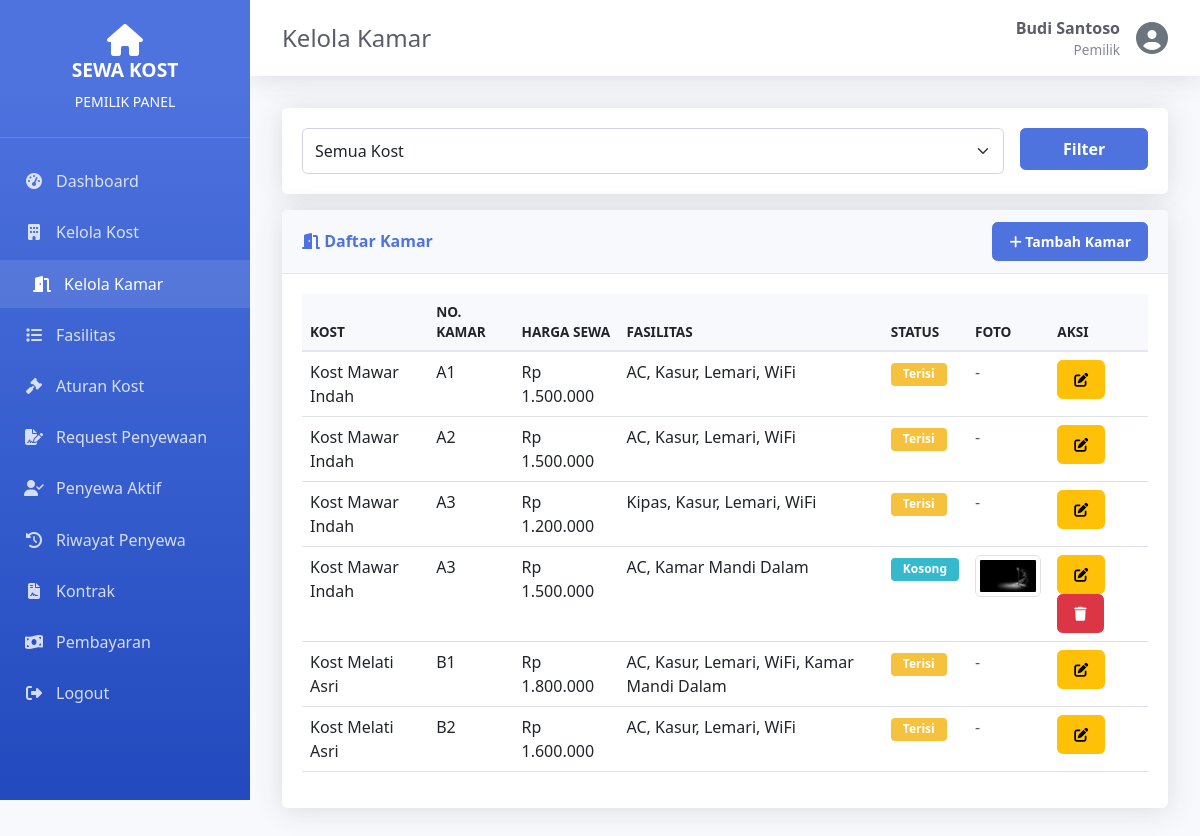
/pemilik/kamar.php (signed in), run on the app's committed database.
### tables this page shows
CREATE TABLE `kamar` (
  `id` int(11) NOT NULL AUTO_INCREMENT,
  `kost_id` int(11) NOT NULL,
  `nomor_kamar` varchar(20) NOT NULL,
  `harga_sewa` decimal(12,2) NOT NULL,
  `status` enum('Kosong','Terisi','Maintenance') DEFAULT 'Kosong',
  `foto` varchar(255) DEFAULT NULL,
  `fasilitas` text DEFAULT NULL,
  `created_at` timestamp NOT NULL DEFAULT current_timestamp(),
  PRIMARY KEY (`id`),
  KEY `kost_id` (`kost_id`),
  CONSTRAINT `kamar_ibfk_1` FOREIGN KEY (`kost_id`) REFERENCES `kost` (`id`) ON DELETE CASCADE
);

CREATE TABLE `kost` (
  `id` int(11) NOT NULL AUTO_INCREMENT,
  `pemilik_id` int(11) NOT NULL,
  `nama_kost` varchar(100) NOT NULL,
  `alamat` text NOT NULL,
  `kota` varchar(50) DEFAULT NULL,
  `deskripsi` text DEFAULT NULL,
  `foto` varchar(255) DEFAULT NULL,
  `created_at` timestamp NOT NULL DEFAULT current_timestamp(),
  PRIMARY KEY (`id`),
  KEY `pemilik_id` (`pemilik_id`),
  CONSTRAINT `kost_ibfk_1` FOREIGN KEY (`pemilik_id`) REFERENCES `users` (`id`) ON DELETE CASCADE
);

### lib/auth.php (called while the page is built, shortened)
<?php
require_once __DIR__ . '/database.php';
class Auth {
    public static function id() {
        return $_SESSION['user_id'] ?? null;
    }
}

### lib/database.php (called while the page is built, shortened)
<?php
class Database {
    private static $connection = null;
    public static function connect() {
        if (self::$connection === null) {
            self::$connection = new mysqli(DB_HOST, DB_USER, DB_PASS, DB_NAME);
            self::$connection->set_charset("utf8mb4");
        }
        return self::$connection;
    }
    public static function query($sql) {
        $conn = self::connect();
        $result = $conn->query($sql);
        return $result;
    }
    public static function fetchAll($sql) {
        $result = self::query($sql);
        $data = [];
        while ($row = $result->fetch_assoc()) {
            $data[] = $row;
        }
        return $data;
    }
}

### pemilik/kamar.php (the view, shortened to what this page needs)
<?php
require_once __DIR__ . '/../lib/auth.php';
require_once __DIR__ . '/../lib/database.php';
$userId = Auth::id();
$filter = isset($_GET['kost_id']) ? (int)$_GET['kost_id'] : 0;
$whereClause = $filter > 0 ? "AND k.kost_id = $filter" : "";
$dataKamar = Database::fetchAll("
    SELECT k.*, ks.nama_kost
    FROM kamar k
    JOIN kost ks ON k.kost_id = ks.id
    WHERE ks.pemilik_id = $userId $whereClause
    ORDER BY ks.nama_kost, k.nomor_kamar
");
include __DIR__ . '/../layout/header.php';
include __DIR__ . '/../layout/sidebar.php';
?>
<div class="card mb-3">
    <div class="card-body">
        <form method="GET" class="row g-3">
            <div class="col-md-10">
                <select name="kost_id" class="form-select">
                    <option value="0">Semua Kost</option>
                </select>
            </div>
            <div class="col-md-2">
                <button type="submit" class="btn btn-primary w-100">Filter</button>
            </div>
        </form>
    </div>
</div>
<div class="card">
    <div class="card-header d-flex justify-content-between align-items-center">
        <span><i class="fas fa-door-open"></i> Daftar Kamar</span>
        <button class="btn btn-primary btn-sm" data-bs-toggle="modal" data-bs-target="#addKamarModal">
            <i class="fas fa-plus"></i> Tambah Kamar
        </button>
    </div>
    <div class="card-body">
        <?php if (empty($dataKamar)): ?>
            <div class="alert alert-info">
                <i class="fas fa-info-circle"></i> Belum ada kamar. Silakan tambah kamar baru.
            </div>
        <?php else: ?>
            <div class="table-responsive">
                <table class="table table-hover">
                    <thead>
                        <tr>
                            <th>Kost</th>
                            <th>No. Kamar</th>
                            <th>Harga Sewa</th>
                            <th>Fasilitas</th>
                            <th>Status</th>
                            <th>Foto</th>
                            <th>Aksi</th>
                        </tr>
                    </thead>
                    <tbody>
                        <?php foreach ($dataKamar as $kamar): ?>
                            <tr>
                                <td><?php echo htmlspecialchars($kamar['nama_kost']); ?></td>
                                <td><?php echo htmlspecialchars($kamar['nomor_kamar']); ?></td>
                                <td>Rp <?php echo number_format($kamar['harga_sewa'], 0, ',', '.'); ?></td>
                                <td><?php echo htmlspecialchars($kamar['fasilitas']); ?></td>
                                <td>
                                    <span class="badge badge-status badge-<?php echo strtolower($kamar['status']); ?>">
                                        <?php echo $kamar['status']; ?>
                                    </span>
                                </td>
                                <td>
                                    <?php if ($kamar['foto']): ?>
                                        <img src="/coba_kost/uploads/kamar/<?php echo $kamar['foto']; ?>"
                                            width="80" class="img-thumbnail">
                                    <?php else: ?>
                                        <span class="text-muted">-</span>
                                    <?php endif; ?>
                                </td>
                                <td>
                                    <button class="btn btn-warning btn-sm"
                                        onclick="editKamar(<?php echo htmlspecialchars(json_encode($kamar)); ?>)">
                                        <i class="fas fa-edit"></i>
                                    </button>
                                    <?php if ($kamar['status'] === 'Kosong'): ?>
                                        <a href="?delete=<?php echo $kamar['id']; ?>"
                                            class="btn btn-danger btn-sm"
                                            onclick="return confirmDelete('Hapus kamar ini?')">
                                            <i class="fas fa-trash"></i>
                                        </a>
                                    <?php endif; ?>
                                </td>
                            </tr>
                        <?php endforeach; ?>
                    </tbody>
                </table>
            </div>
        <?php endif; ?>
    </div>
</div>
<?php include __DIR__ . '/../layout/footer.php'; ?>

### assets/css/style.css (style rules this page uses)
:root { --primary-color: #4e73df; --secondary-color: #858796; --success-color: #1cc88a; --danger-color: #e74a3b; --warning-color: #f6c23e; --info-color: #36b9cc; --sidebar-width: 250px; }
* { margin: 0; padding: 0; box-sizing: border-box; }
body { font-family: 'Segoe UI', Tahoma, Geneva, Verdana, sans-serif; background-color: #f8f9fc; color: #5a5c69; }
.card { border: none; border-radius: 0.35rem; box-shadow: 0 0.15rem 1.75rem 0 rgba(58, 59, 69, 0.15); }
.card-header { background-color: #f8f9fc; border-bottom: 1px solid #e3e6f0; padding: 0.75rem 1.25rem; font-weight: bold; color: var(--primary-color); }
.card-body { padding: 1.25rem; }
.table { color: #5a5c69; }
.table thead th { background-color: #f8f9fc; border-bottom: 2px solid #e3e6f0; font-weight: bold; text-transform: uppercase; font-size: 0.85rem; }
.badge-status { padding: 0.35rem 0.75rem; font-size: 0.75rem; font-weight: bold; }
.badge-kosong { background-color: var(--info-color); }
.badge-terisi { background-color: var(--warning-color); }
.btn { padding: 0.5rem 1rem; border-radius: 0.35rem; font-weight: 600; transition: all 0.3s; }
.btn-primary { background-color: var(--primary-color); border-color: var(--primary-color); }
.form-control, .form-select { border: 1px solid #d1d3e2; border-radius: 0.35rem; padding: 0.6rem 0.75rem; }
.badge-status { padding: 0.35rem 0.75rem; font-size: 0.75rem; font-weight: bold; border-radius: 0.25rem; }

### data on the page
kamar: kost.nama_kost "Kost Mawar Indah", nomor_kamar "A1", harga_sewa "1.500.000", fasilitas "AC, Kasur, Lemari, WiFi", status "Terisi"
kamar: kost.nama_kost "Kost Mawar Indah", nomor_kamar "A2", harga_sewa "1.500.000", fasilitas "AC, Kasur, Lemari, WiFi", status "Terisi"
kamar: kost.nama_kost "Kost Mawar Indah", nomor_kamar "A3", harga_sewa "1.200.000", fasilitas "Kipas, Kasur, Lemari, WiFi", status "Terisi"
kamar: kost.nama_kost "Kost Mawar Indah", nomor_kamar "A3", harga_sewa "1.500.000", fasilitas "AC, Kamar Mandi Dalam", status "Kosong", foto (picture)
kamar: kost.nama_kost "Kost Melati Asri", nomor_kamar "B1", harga_sewa "1.800.000", fasilitas "AC, Kasur, Lemari, WiFi, Kamar Mandi Dalam", status "Terisi"
kamar: kost.nama_kost "Kost Melati Asri", nomor_kamar "B2", harga_sewa "1.600.000", fasilitas "AC, Kasur, Lemari, WiFi", status "Terisi"

### other printed values
$role "PEMILIK"
$pageTitle "Kelola Kamar"
$user['nama_lengkap'] "Budi Santoso"
$user['role'] "Pemilik"
